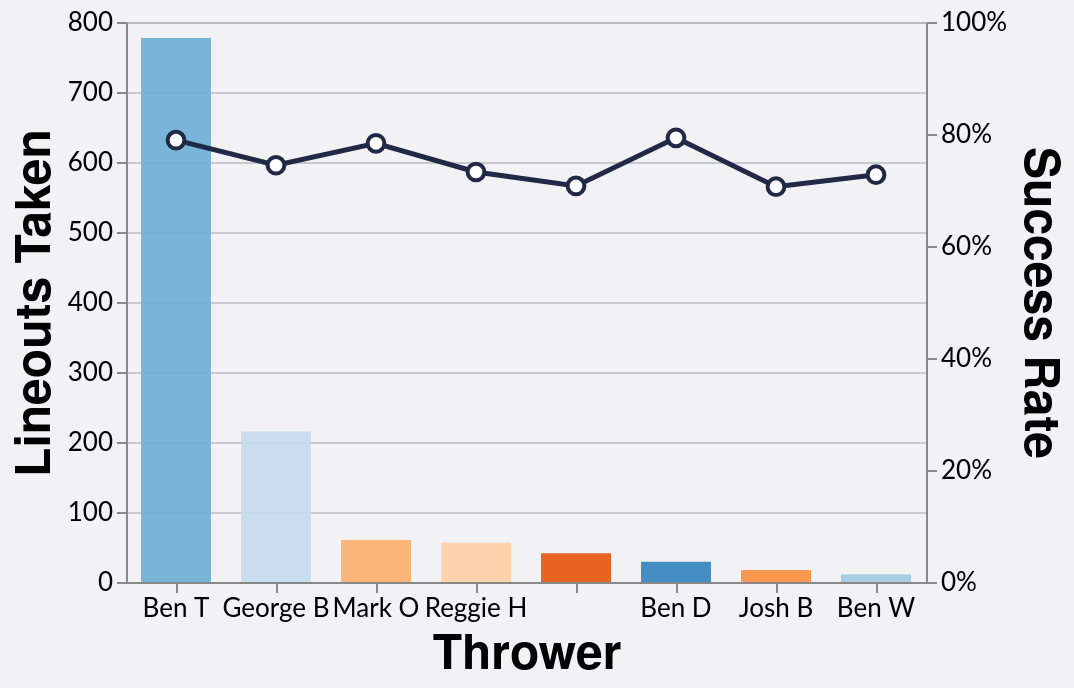

Vega-Lite specification stored for this chart:
### Vega-Lite specification from a JSON file in a GitHub repository (floating-point values rounded to 4 significant figures)
{"config": {"axis": {"labelFont": "Lato, sans-serif", "titleFont": "PT Sans Narrow, Helvetica Neue, Helvetica, Arial, sans-serif", "labelFontSize": 13, "titleFontSize": 24, "gridColor": "#202947", "gridOpacity": 0.2}, "header": {"labelFont": "PT Sans Narrow, Helvetica Neue, Helvetica, Arial, sans-serif", "titleFont": "PT Sans Narrow, Helvetica Neue, Helvetica, Arial, sans-serif", "labelFontSize": 24, "titleFontSize": 28, "labelFontWeight": "bold", "orient": "left"}, "legend": {"labelFont": "Lato, sans-serif", "titleFont": "PT Sans Narrow, Helvetica Neue, Helvetica, Arial, sans-serif", "labelFontSize": 14, "titleFontSize": 16, "titlePadding": 5, "fillColor": "white", "strokeColor": "black", "padding": 10, "titleFontWeight": "lighter", "titleFontStyle": "italic", "titleColor": "gray", "offset": 10}, "title": {"font": "PT Sans Narrow, Helvetica Neue, Helvetica, Arial, sans-serif", "fontSize": 48, "fontWeight": "bold", "anchor": "start", "align": "center", "titlePadding": 20, "subtitlePadding": 10, "subtitleFontSize": 13, "subtitleColor": "", "subtitleFontStyle": "italic", "offset": 15, "color": "black"}, "axisX": {"labelAngle": 0}, "facet": {"title": null, "header": null, "align": {"row": "each", "column": "each"}}, "resolve": {"scale": {"y": "independent", "facet": "independent"}}, "background": "#f2f1f4", "scale": {"offsetBandPaddingOuter": 0.2, "offsetBandPaddingInner": 0.1}}, "layer": [{"mark": {"type": "bar", "color": "#7d96e8", "opacity": 0.9, "size": 35}, "encoding": {"color": {"field": "thrower", "legend": null, "scale": {"scheme": "category20c"}, "type": "nominal"}, "tooltip": [{"field": "thrower", "title": "Thrower", "type": "nominal"}, {"field": "attempts", "title": "Attempts", "type": "quantitative"}, {"field": "won", "title": "Won", "type": "quantitative"}, {"field": "success_rate", "format": ".1%", "title": "Success Rate", "type": "quantitative"}], "x": {"axis": {"labelOverlap": "greedy"}, "field": "thrower", "sort": "-y", "title": "Thrower", "type": "nominal"}, "y": {"field": "attempts", "title": "Lineouts Taken", "type": "quantitative"}}}, {"mark": {"type": "line", "point": {"fill": "white", "filled": false, "size": 70, "stroke": "#202946"}, "stroke": "#202946", "strokeWidth": 2.5}, "encoding": {"x": {"field": "thrower", "sort": "-y", "title": "Thrower", "type": "nominal"}, "y": {"axis": {"format": "%"}, "field": "success_rate", "scale": {"domain": [0, 1]}, "title": "Success Rate", "type": "quantitative"}}}], "data": {"name": "data-dc6b8e3a15c793c2859197af4477677f"}, "height": 280, "resolve": {"scale": {"y": "independent"}}, "width": {"step": 50}, "$schema": "https://vega.github.io/schema/vega-lite/v5.20.1.json", "datasets": {"data-dc6b8e3a15c793c2859197af4477677f": [{"thrower": "Ben D", "attempts": 29, "won": 23, "success_rate": 0.7931}, {"thrower": "Ben T", "attempts": 777, "won": 613, "success_rate": 0.7889}, {"thrower": "Ben W", "attempts": 11, "won": 8, "success_rate": 0.7273}, {"thrower": "George B", "attempts": 215, "won": 160, "success_rate": 0.7442}, {"thrower": "Harrison B", "attempts": 41, "won": 29, "success_rate": 0.7073}, {"thrower": "Josh B", "attempts": 17, "won": 12, "success_rate": 0.7059}, {"thrower": "Mark O", "attempts": 60, "won": 47, "success_rate": 0.7833}, {"thrower": "Reggie H", "attempts": 56, "won": 41, "success_rate": 0.7321}]}}
